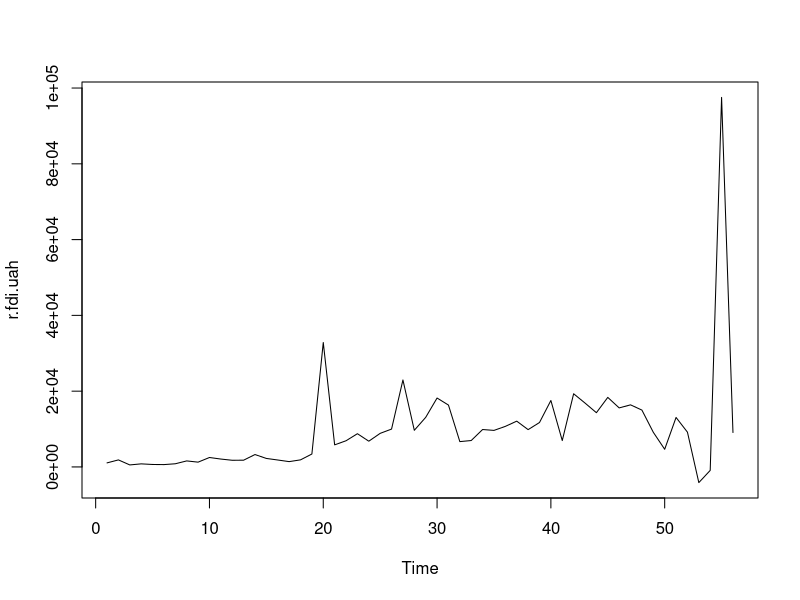

The R script that drew this image: (Note: this script raises an error after producing the figure.)
r.fdi.usd <- read.csv("fdi.csv")[3]
r.fdi.usd <- ts(r.fdi.usd, start = 2001, frequency = 4)

exchange <- read.csv("USD_UAH.csv")
exchange <- ts(exchange, start = 2001, frequency = 4)

r.fdi.usd <- ts(r.fdi.usd, start = 2001, frequency = 4)
r.fdi.uah <- r.fdi.usd * exchange
r.fdi.uah <- r.fdi.uah[1:56]
exchange <- exchange[1:56]
ts.plot(r.fdi.uah)

xreg <- matrix(c(trend1, r.fdi.uah, exchange), ncol = 3)
fqvvpuah.fdi.arima = auto.arima(fqvvpuah, xreg = xreg)
fqvvpuah.fdi.arima
fqvvpuah.fdi.arima.f = forecast(fqvvpuah.arima, h=1, level = c(95))
accuracy(fqvvpuah.fdi.arima.f$mean, tqvvpuah)
theil(fqvvpuah.fdi.arima.f$mean, tqvvpuah)
dw(fqvvpuah.fdi.arima)